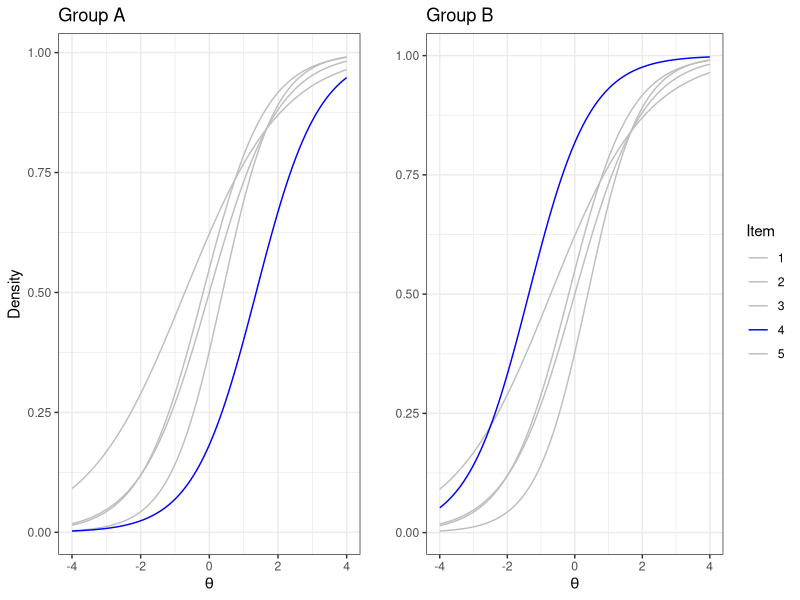
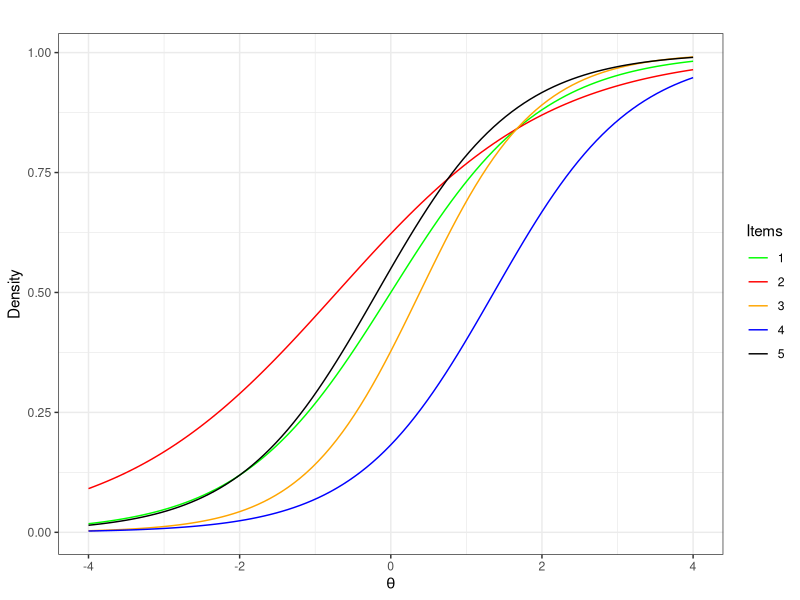
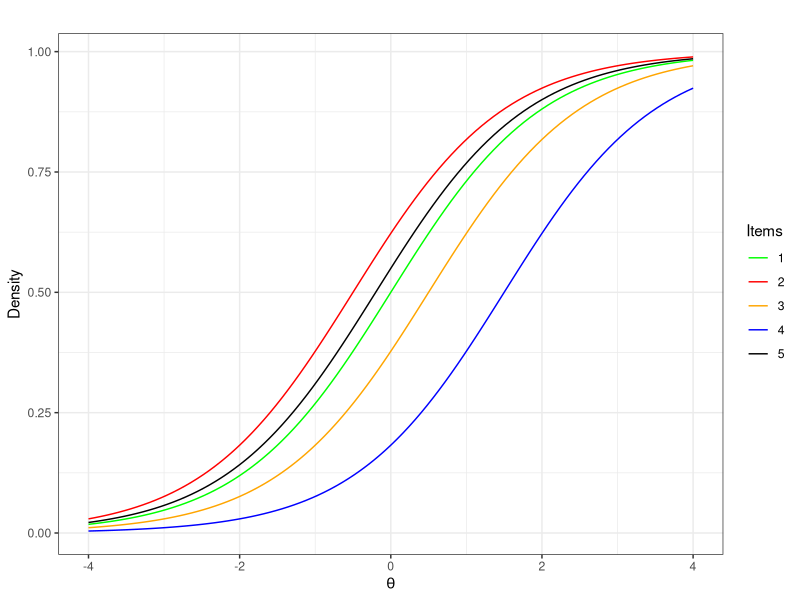
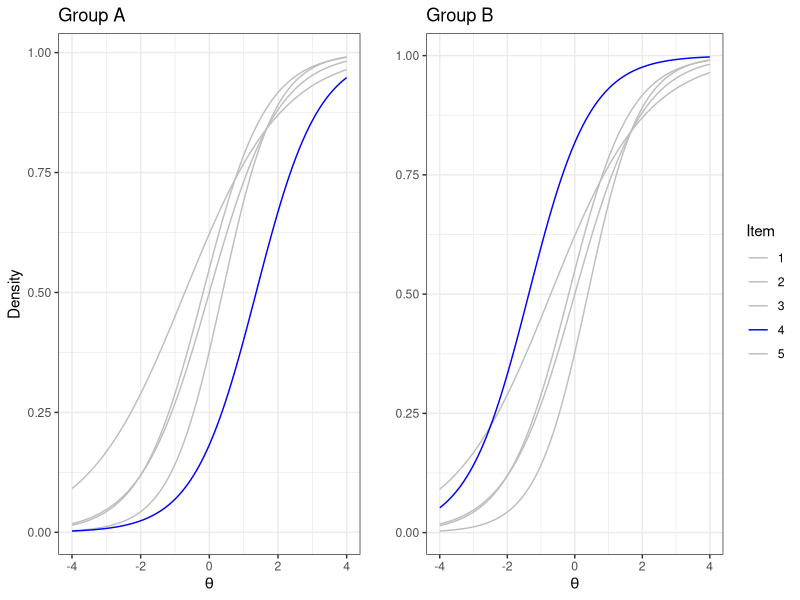

Recreate these plots in R, in order.

# 2PL, 1PL, DIF Figure


library(ggplot2)
library(gridExtra)
library(grid)

pl2 = function(x,a,d) {
  1/(1+exp(-(a*x+d)))
}


# 2PL  --------------------------------------------------------------------

colors <- c("1" = "green", "2" = "red", "3" = "orange","4"="blue","5" = "black")

p1 = ggplot(data.frame(x = c(-4, 4)), aes(x)) +
  stat_function(
    fun = pl2,
    geom = "line",
    args = list(
      a = 1,
      d = 0
    ),aes(color="1")) +
  stat_function(
    fun = pl2,
    geom = "line",
    args = list(
      a = .7,
      d = .5
    ),aes(color="2")) +
  stat_function(
    fun = pl2,
    geom = "line",
    args = list(
      a = 1.3,
      d = -.5
    ),aes(color="3")) +
  stat_function(
    fun = pl2,
    geom = "line",
    args = list(
      a = 1.1,
      d = -1.5
    ),aes(color="4")) +
  stat_function(
    fun = pl2,
    geom = "line",
    args = list(
      a = 1.1,
      d = .2
    ),aes(color="5")) +
  labs(
    title = "",
    x = expression(theta),
    y = "Density",
    color = "Items"
  ) +
  scale_color_manual(values = colors) +
  # ggtitle("2PL")+
  theme_bw()


# 1PL ---------------------------------------------------------------------

colors <- c("1" = "green", "2" = "red", "3" = "orange","4"="blue","5" = "black")

p2 = ggplot(data.frame(x = c(-4, 4)), aes(x)) +
  stat_function(
    fun = pl2,
    geom = "line",
    args = list(
      a = 1,
      d = 0
    ),aes(color="1")) +
  stat_function(
    fun = pl2,
    geom = "line",
    args = list(
      a = 1,
      d = .5
    ),aes(color="2")) +
  stat_function(
    fun = pl2,
    geom = "line",
    args = list(
      a = 1,
      d = -.5
    ),aes(color="3")) +
  stat_function(
    fun = pl2,
    geom = "line",
    args = list(
      a = 1,
      d = -1.5
    ),aes(color="4")) +
  stat_function(
    fun = pl2,
    geom = "line",
    args = list(
      a = 1,
      d = .2
    ),aes(color="5")) +
  labs(
    title = "",
    x = expression(theta),
    y = "Density",
    color = "Items"
  ) +
  scale_color_manual(values = colors) +
  # ggtitle("1PL")+
  theme_bw()


# DIF ---------------------------------------------------------------------


colors <- c("1" = "gray", "2" = "gray", "3" = "gray","4"="blue","5" = "gray")

p3 = ggplot(data.frame(x = c(-4, 4)), aes(x)) +
  stat_function(
    fun = pl2,
    geom = "line",
    args = list(
      a = 1,
      d = 0
    ),aes(color="1")) +
  stat_function(
    fun = pl2,
    geom = "line",
    args = list(
      a = .7,
      d = .5
    ),aes(color="2")) +
  stat_function(
    fun = pl2,
    geom = "line",
    args = list(
      a = 1.3,
      d = -.5
    ),aes(color="3")) +
  stat_function(
    fun = pl2,
    geom = "line",
    args = list(
      a = 1.1,
      d = -1.5
    ),aes(color="4")) +
  stat_function(
    fun = pl2,
    geom = "line",
    args = list(
      a = 1.1,
      d = .2
    ),aes(color="5")) +
  labs(
    title = "",
    x = expression(theta),
    y = "Density"
  ) +
  scale_color_manual(values = colors) +
  theme_bw()+
  ggtitle("Group A") +
  theme(legend.position = "none")

p4 = ggplot(data.frame(x = c(-4, 4)), aes(x)) +
  stat_function(
    fun = pl2,
    geom = "line",
    args = list(
      a = 1,
      d = 0
    ),aes(color="1")) +
  stat_function(
    fun = pl2,
    geom = "line",
    args = list(
      a = .7,
      d = .5
    ),aes(color="2")) +
  stat_function(
    fun = pl2,
    geom = "line",
    args = list(
      a = 1.3,
      d = -.5
    ),aes(color="3")) +
  stat_function(
    fun = pl2,
    geom = "line",
    args = list(
      a = 1.1,
      d = 1.5
    ),aes(color="4")) +
  stat_function(
    fun = pl2,
    geom = "line",
    args = list(
      a = 1.1,
      d = .2
    ),aes(color="5")) +
  labs(
    title = "",
    x = expression(theta),
    y = "",
    color = "Item") +
  scale_color_manual(values = colors) +
  theme_bw() +
  ggtitle("Group B")

p5 = grid.arrange(p3,p4,ncol=2,widths = c(.46,.54))


# export ------------------------------------------------------------------


pdf("fig1.pdf",height=6,width=8);p1;dev.off()
pdf("fig2.pdf",height=6,width=8);p2;dev.off()
pdf("fig3.pdf",height=6,width=10);grid.draw(p5);dev.off()



#
#
# set.seed(1234)
# altpars <- list(
#   a = c(.5,1.4,.8,1,1.5),
#   d = c(-2,1,0,1,2)
# )
#
# hyp <- setup_hypothesis(type = "1PLvs2PL", altpars = altpars)
#
# data <- setup.data(hyp=hyp,n=5000)$data
#
#
# mod1 = mirt(data,1,itemtype = c('Rasch'),verbose = FALSE)
#
# mod2 = mirt(data,1,itemtype = c('2PL'),verbose = FALSE)
#
# plot(mod1,drop2 = TRUE,type="trace",facet_items=FALSE,main="")
#
# plot(mod2,drop2 = TRUE,type="trace",facet_items=FALSE,main="")
#
# # DIF Figure
#
#
#
#
#
#
#
#
# # modx = mirt(Science,1,itemtype = c('Rasch'),verbose = FALSE)
# # plot(modx,type="trace",facet_items=FALSE,main="")
#
#
# # dat6 <- expand.table(LSAT6)
# # # Estimate pars
# # pars6 = mirt(dat6,1,verbose = FALSE)
# # plot(pars6 ,type="trace",facet_items=FALSE,main="")
# set.seed(1234)
# group <- sample(c('g1','g2'), nrow(Science), TRUE)
# x2 <- multipleGroup(Science, 1, group)
# plot(x2)
# plot(x2, type = 'trace')
# plot(x2, type = 'trace', which.items = 1:2)
# plot(x2, type = 'itemscore', which.items = 1:2)
# plot(x2, type = 'trace', which.items = 1, facet_items = FALSE) #facet by group
# plot(x2, type = 'info')
#
#
#
#
#
#
#
#
# # DIF
# group1 = group2 <- list(
#   a = rlnorm(5,sdlog = .2),
#   d = rnorm(5)
# )
#
# group2$a[1] = (group2$a[1])^2
# group2$d[1] = group2$d[1] + .5
#
# altpars <- list(group1,group2)
#
# hyp <- setup_hypothesis(type = "DIF2PL", altpars = altpars)
#
# data <- setup.data(hyp=hyp,n=500)
#
#
#
# mod1 = mirt(dat7,1,itemtype = c('Rasch'),verbose = FALSE)
#
# mod2 = mirt(dat7,1,itemtype = c('2PL'),verbose = FALSE)
#
# p1 = plot(mod1,type="trace",facet_items=FALSE,main="")
# p2 = plot(mod2,type="trace",facet_items=FALSE,main="")
#
#
# pdf("fig1.pdf",height=6,width=8);p1;dev.off()
#
# pdf("fig2.pdf",height=6,width=8);p2;dev.off()
